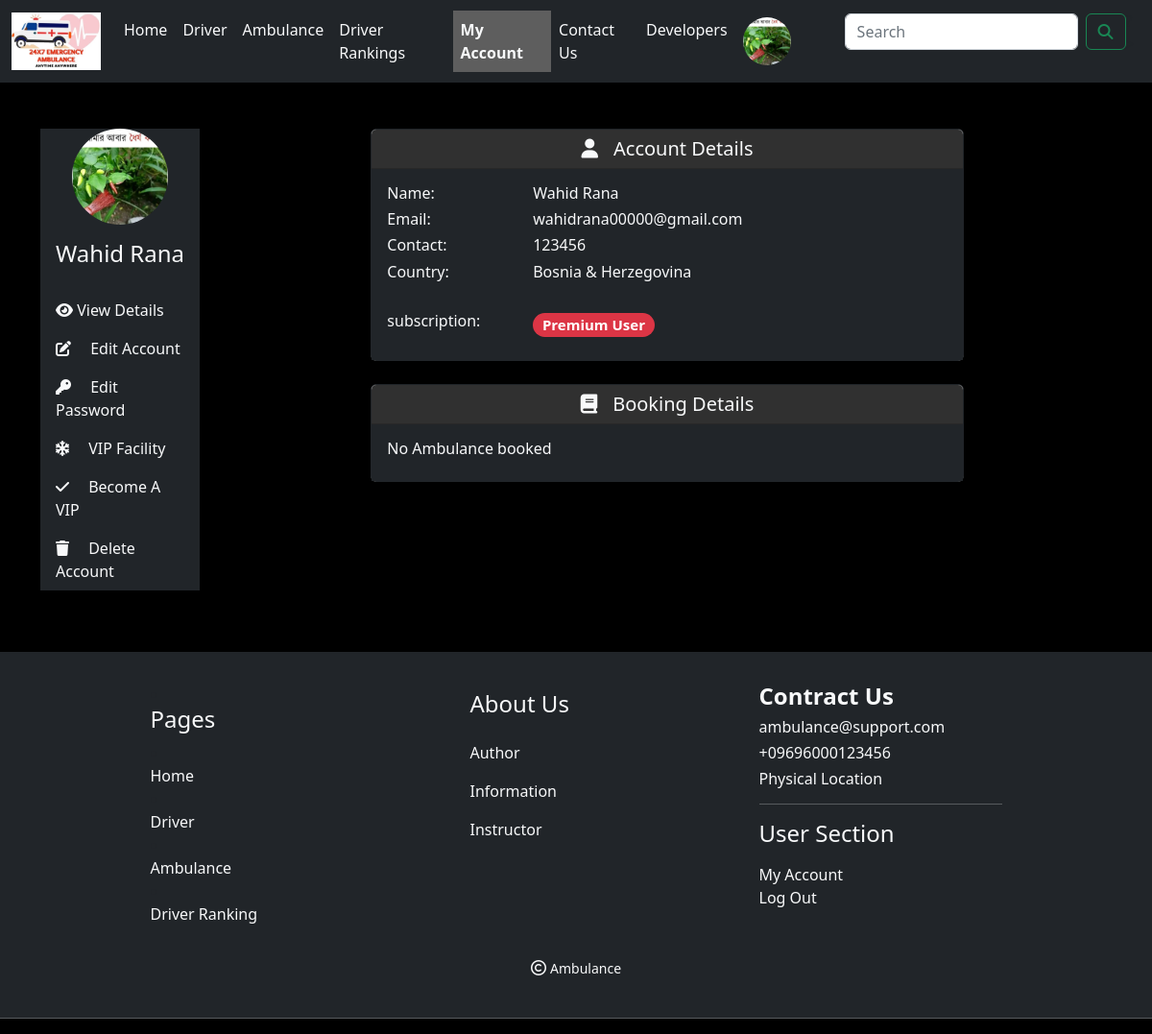
Before: /customer_area/my_account.php?view_account (signed in) with the older database file.
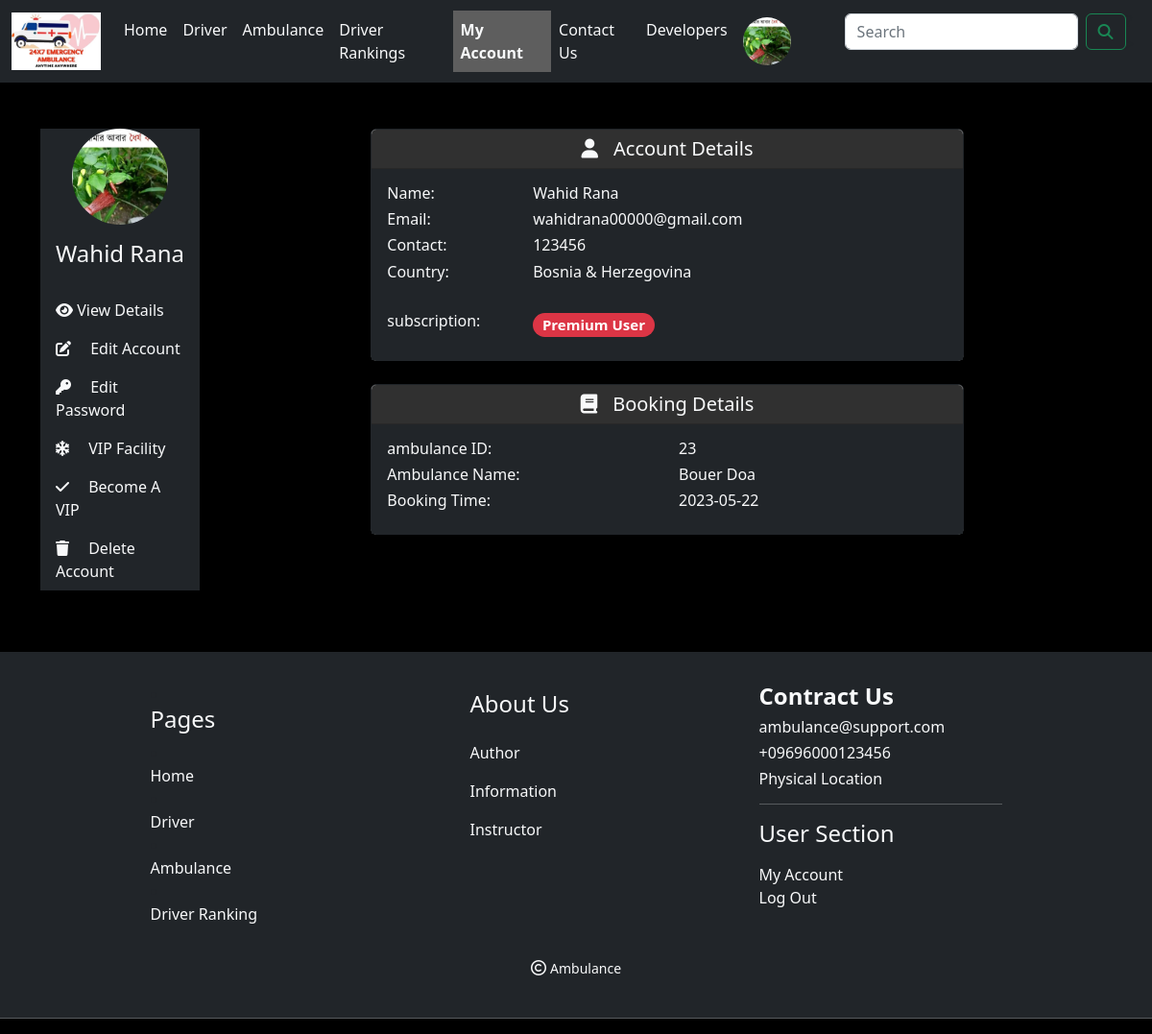
After: the same page with the newer database file.
### tables this page shows
CREATE TABLE `customers` (
  `customer_id` int(10) NOT NULL,
  `customer_name` varchar(255) NOT NULL,
  `customer_email` varchar(255) NOT NULL,
  `customer_pass` varchar(255) NOT NULL,
  `customer_country` text NOT NULL,
  `customer_contact` varchar(255) NOT NULL,
  `customer_image` text NOT NULL,
  `sub_id` int(1) NOT NULL DEFAULT 1,
  `token` varchar(20) NOT NULL,
  `confirmation` int(1) NOT NULL DEFAULT 0,
  `customer_ip` varchar(100) NOT NULL
);

CREATE TABLE `subscription` (
  `sub_id` int(10) NOT NULL,
  `sub_title` varchar(255) NOT NULL
);

CREATE TABLE `booking` (
  `booking_id` int(11) NOT NULL,
  `customer_id` int(11) NOT NULL,
  `ambulance_id` int(11) NOT NULL,
  `date` date NOT NULL
);

CREATE TABLE `ambulance` (
  `con_id` int(10) NOT NULL,
  `con_name` varchar(255) NOT NULL,
  `con_ride` int(10) NOT NULL,
  `con_point` int(11) NOT NULL,
  `con_img` text NOT NULL,
  `date` timestamp NOT NULL DEFAULT current_timestamp() ON UPDATE current_timestamp(),
  `booking` int(11) NOT NULL DEFAULT 0
);

### customer_area/view_account.php (the view, shortened to what this page needs)
<?php
if(isset($_SESSION['customer_email'])){
$customer_session = $_SESSION['customer_email'];
    $get_customer = "select * from customers where customer_email='$customer_session'";
    $run_customer = mysqli_query($con,$get_customer);
    $row_customer = mysqli_fetch_array($run_customer);
    $customer_name = $row_customer['customer_name'];
    $customer_email = $row_customer['customer_email'];
    $customer_contact = $row_customer['customer_contact'];
    $customer_ambulance = $row_customer['customer_country'];
    $customer_id = $row_customer['customer_id'];
    $customer_sub = $row_customer['sub_id'];
    $get_ambulance = "select * from booking where customer_id = $customer_id";
    $run_ambulance  = mysqli_query($con, $get_ambulance);
    $row_ambulance = mysqli_fetch_array($run_ambulance);
    $get_sub =  "select * from subscription where sub_id='$customer_sub'";
    $run_sub = mysqli_query($con,$get_sub);
    $row_sub = mysqli_fetch_array($run_sub);
    $sub_title = $row_sub['sub_title'];
    echo "
    <div class='col-md-8 text-light m-auto'>
        <div class='card border-dark col-md-12 m-auto'>
            <h5 class='card-header text-center text-light' style='background-color: rgb(48, 48, 48);'><i class='fa-solid fa-user pe-3'></i></i>Account Details</h5>
            <div class='card-body text-start bg-dark'>
                <div class='row'>
                    <div class='col-3'><h6>Name:</h6></div>
                    <div class='col-9'><h6>$customer_name</h6></div>
                </div>
                <div class='row'>
                    <div class='col-3'><h6>Email:</h6></div>
                    <div class='col-9'><h6>$customer_email</h6></div>
                </div>
                <div class='row'>
                    <div class='col-3'><h6>Contact:</h6></div>
                    <div class='col-9'><h6>$customer_contact</h6></div>
                </div>
                <div class='row'>
                    <div class='col-3'><h6>Country:</h6></div>
                    <div class='col-9'><h6>$customer_ambulance</h6></div>
                </div><br>
                <div class='row'>
                    <div class='col-3'><h6>subscription:</h6></div>
                    <div class='col-9'><h5><span class='badge rounded-pill text-bg-danger'>$sub_title</span></h5></div>
                </div>
            </div>
        </div>
    </div><br>
    ";
    if($row_ambulance == NULL){
        echo "
        <div class='col-md-8 text-light m-auto'>
        <div class='card border-dark col-md-12 m-auto'>
            <h5 class='card-header text-center text-light' style='background-color: rgb(48, 48, 48);'><i class='fa-solid fa-book pe-3'></i></i>Booking Details</h5>
            <div class='card-body text-start bg-dark'>
                <div class='row'>
                    <div'><h6>No Ambulance booked</h6></div>
                </div>
            </div>
        </div>
    </div>";
    }
    else{
        $booked_ambulance = $row_ambulance['ambulance_id'];
        $date = $row_ambulance['date'];
        $get_details = "select * from ambulance where con_id = $booked_ambulance";
        $run_details = mysqli_query($con, $get_details);
        $row_details = mysqli_fetch_array($run_details);
        $ambulance_name = $row_details['con_name'];
        echo "
        <div class='col-md-8 text-light m-auto'>
        <div class='card border-dark col-md-12 m-auto'>
            <h5 class='card-header text-center text-light' style='background-color: rgb(48, 48, 48);'><i class='fa-solid fa-book pe-3'></i></i>Booking Details</h5>
            <div class='card-body text-start bg-dark'>
                <div class='row'>
                    <div class='col-6'><h6>ambulance ID:</h6></div>
                    <div class='col-6'><h6>$booked_ambulance</h6></div>
                </div>
                <div class='row'>
                    <div class='col-6'><h6>Ambulance Name:</h6></div>
                    <div class='col-6'><h6>$ambulance_name</h6></div>
                </div>
                <div class='row'>
                    <div class='col-6'><h6>Booking Time:</h6></div>
                    <div class='col-6'><h6>$date</h6></div>
                </div>
            </div>
        </div>
    </div>";
    }
}
?>

### customer_area/includes/header.php (shortened to what this page needs)
<?php
    include("includes/db.php");
?>
<!DOCTYPE html>
<html lang="en">
<head>
    <link rel="stylesheet" href="https://cdnjs.cloudflare.com/ajax/libs/OwlCarousel2/2.3.4/assets/owl.carousel.min.css" />
    <link rel="stylesheet" href="https://cdnjs.cloudflare.com/ajax/libs/OwlCarousel2/2.3.4/assets/owl.theme.default.min.css" />
    <link href="https://cdn.jsdelivr.net/npm/bootstrap@5.2.3/dist/css/bootstrap.min.css" rel="stylesheet">
    <link rel="stylesheet" href="styles/style.css">
</head>
<body>
    <nav class="navbar navbar-expand-lg navbar-dark bg-dark">
        <div class="container-fluid">
            <a class="navbar-brand" href="../index.php"><img src="../admin_area/images/logo.png" style="height: 60px;" alt=""></a>
            <div class="collapse navbar-collapse" id="navbarSupportedContent">
                <ul class="navbar-nav me-auto mb-2 mb-lg-0">
                    <li class="nav-item <?php if($active=='Home') echo"activePage"; ?>"><a class="nav-link active text-light" aria-current="page" href="../index.php">Home</a></li>
                    <li class="nav-item <?php if($active=='Drivers') echo"activePage"; ?>"><a class="nav-link active text-light" aria-current="page" href="../players.php">Driver</a></li>
                    <li class="nav-item <?php if($active=='Teams') echo"activePage"; ?>"><a class="nav-link active text-light" aria-current="page" href="../team.php">Ambulance</a></li>
                    <li class="nav-item <?php if($active=='Rankings') echo"activePage"; ?>"><a class="nav-link active text-light" aria-current="page" href="../rankings.php">Driver Rankings</a></li>
                    <li class="nav-item <?php if($active=='My Account') echo"activePage"; ?>"><a class="nav-link active text-light" aria-current="page" href="my_account.php?view_account">My Account</a></li>
                    <li class="nav-item <?php if($active=='Contact') echo"activePage"; ?>"><a class="nav-link active text-light" aria-current="page" href="../contact.php">Contact Us</a></li>
                    <li class="nav-item <?php if($active=='Developers') echo"activePage"; ?>"><a class="nav-link active text-light" aria-current="page" href="../developers.php">Developers</a></li>
                </ul>
            </div>
            <div class="collapse navbar-collapse" id="navbarSupportedContent">
                <ul class="navbar-nav mb-2 ms-auto mb-lg-0">
                        <?php
                        if(!isset($_SESSION['customer_email'])){
                            echo "<li class='nav-item dropdown'><a class='nav-link active text-light' href='#' role='button' data-bs-toggle='dropdown' aria-expanded='false'><img src='customer_images/user.png' id='dp' alt=''></a>";
                        }
                        else{
                            $customer_session = $_SESSION['customer_email'];
                            $get_customer = "select * from customers where customer_email='$customer_session'";
                            $run_customer = mysqli_query($con,$get_customer);
                            $row_customer = mysqli_fetch_array($run_customer);
                            $customer_image = $row_customer['customer_image'];
                            echo "<li class='nav-item dropdown'><a class='nav-link active text-light' href='#' role='button' data-bs-toggle='dropdown' aria-expanded='false'><img src='customer_images/$customer_image' id='dp' alt=''></a>";
                        }
                        ?>
                        </li>
                        <li class="nav-item">
                            <form class="d-flex mt-1 ms-md-5" role="search">
                                <input class="form-control me-2 .col-md-4" type="search" placeholder="Search " aria-label="Search">
                                <button class="btn btn-outline-success" type="submit"><i class="fas fa-search"></i></button>
                            </form>
                        </li>
                </ul>
            </div>
        </div>
    </nav>

### customer_area/my_account.php (shortened to what this page needs)
<?php
$active='My Account';
include('includes/header.php');
    if(!isset($_SESSION['customer_email'])){
        echo "<script>window.open('login.php','_self')</script>";
    }
    else{
      $customer_session = $_SESSION['customer_email'];
      $get_customer = "select * from customers where customer_email='$customer_session'";
      $run_customer = mysqli_query($con,$get_customer);
      $row_customer = mysqli_fetch_array($run_customer);
      $customer_image = $row_customer['customer_image'];
      $customer_name = $row_customer['customer_name'];
      echo "
            <div class='container pt-5'>
                <div class='row'>
                    <div class='col-sm-12 col-md-2 pb-5'>
                        <ul class='navbar-nav navbar-dark bg-dark ps-3 pe-3'>
                            <li class='nav-item text-center text-light pb-3'>
                                <img src='customer_images/$customer_image' class='mb-3' height='100px' width='100px' style='border-radius:50%'>
                                <h4>$customer_name</h4>
                            </li>
                            <li class='nav-item '><a class='nav-link active text-light' aria-current='page' href='my_account.php?view_account'><i class='fa-sharp fa-solid fa-eye'></i> View Details</a></li>
                            <li class='nav-item '><a class='nav-link active text-light' aria-current='page' href='my_account.php?edit_account'><i class='fa-solid fa-pen-to-square pe-3'></i> Edit Account</a></li>
                            <li class='nav-item '><a class='nav-link active text-light' aria-current='page' href='my_account.php?update_password'><i class='fa-solid fa-key pe-3'></i> Edit Password</a></li>
                            <li class='nav-item '><a class='nav-link active text-light' aria-current='page' href='my_account.php?vip_facility'><i class='fa-solid fa-snowflake pe-3'></i> VIP Facility</a></li>
                            <li class='nav-item '><a class='nav-link active text-light' aria-current='page' href='my_account.php?become_vip'><i class='fa-solid fa-check pe-3'></i> Become A VIP</a></li>
                            <li class='nav-item '><a class='nav-link active text-light' aria-current='page' href='my_account.php?delete_account'><i class='fa-solid fa-trash pe-3'></i> Delete Account</a></li>
                        </ul>
                    </div>
                    <div class='col-sm-12 col-md-10'>
        ";
                        if(isset($_GET['view_account'])){
                            include("view_account.php");
                        }
        echo "
                    </div>
                </div>
            </div>
      ";
    }
?>
<?php include('includes/footer.php'); ?>

### customer_area/includes/footer.php (shortened to what this page needs)
    <div class="navbar-dark bg-dark">
        <div class="container">
            <div class="row justify-content-center mt-3">
                <div class="col-md-3 p-3 m-3">
                    <li class="nav-item"> <a class="nav-link fw-bolder text-light" aria-current="page" href="#"><h4>Pages</h4></a></li>
                    <li class="nav-item"> <a class="nav-link active text-light" aria-current="page" href="../index.php">Home</a></li>
                    <li class="nav-item"> <a class="nav-link active text-light" aria-current="page" href="../drivers.php">Driver</a></li>
                    <li class="nav-item"> <a class="nav-link active text-light" aria-current="page" href="../team.php">Ambulance</a></li>
                    <li class="nav-item"> <a class="nav-link active text-light" aria-current="page" href="../rankings.php">Driver Ranking</a></li>
                </div>
                <div class="col-md-3 p-3 m-3">
                    <ul class="nav flex-column">
                        <li class="nav-item"> <a class="nav-link fw-bolder text-light" aria-current="page" href="#"><h4>About Us</h4></a></li>
                        <li class="nav-item"> <a class="nav-link active text-light" aria-current="page" href="#">Author</a></li>
                        <li class="nav-item"> <a class="nav-link active text-light" aria-current="page" href="#">Information</a></li>
                        <li class="nav-item"> <a class="nav-link active text-light" aria-current="page" href="#">Instructor</a></li>
                    </ul>
                </div>
                <div class="col-md-3 p-3 m-3">
                    <div class="">
                        <h4 class="fw-bolder text-light">Contract Us</h4>
                        <h6 class="text-light">ambulance@support.com</h6>
                        <h6 class="text-light">+09696000123456</h6>
                        <h6 class="text-light">Physical Location</h6>
                        <hr class="text-light">
                        <h4 class="text-light">User Section</h4>
                        <nav class="navbar">
                            <ul class="navbar-nav me-auto mb-2">
                                <li class="nav-item">
                                    <?php
                                        if(!isset($_SESSION['customer_email'])){
                                            echo "<a href='login.php' class='dropdown-item active text-light'>Login</a>";
                                        }
                                        else{
                                            echo "<a href='myAccount.php' class='dropdown-item active text-light'>My Account</a>";
                                        }
                                    ?>
                                </li>
                                <li class="nav-item">
                                    <?php
                                    if(!isset($_SESSION['customer_email'])){
                                        echo "<a href='registration.php' class='dropdown-item active text-light'>Register</a>";
                                    }else{
                                        echo " <a href='logout.php' class='dropdown-item active text-light'>Log Out</a> ";
                                    }
                                    ?>
                                </li>
                            </ul>
                        </nav>
                    </div>
                </div>
            </div>
        </div>
        <footer class="text-light text-center"><i class="fa-regular fa-copyright"></i> <small>Ambulance</small></footer><br>
        <hr class="text-light fw-bolder">
    </div>
</body>
</html>

### customer_area/styles/style.css (style rules this page uses)
#dp { width: 50px; height: 50px; border-radius: 50%; }
body { background-color: black; }
.activePage { font-weight: bolder; background-color: #5e5e5e; pointer-events: none; }

Changed rows visible on the page:
added booking: ambulance "23", date "2023-05-22"
now on this page (row edited): ambulance: con_name "Bouer Doa"
Other visible differences:
text no longer shown: "No Ambulance booked"
text now shown: "ambulance ID: Ambulance Name: Booking Time:"
